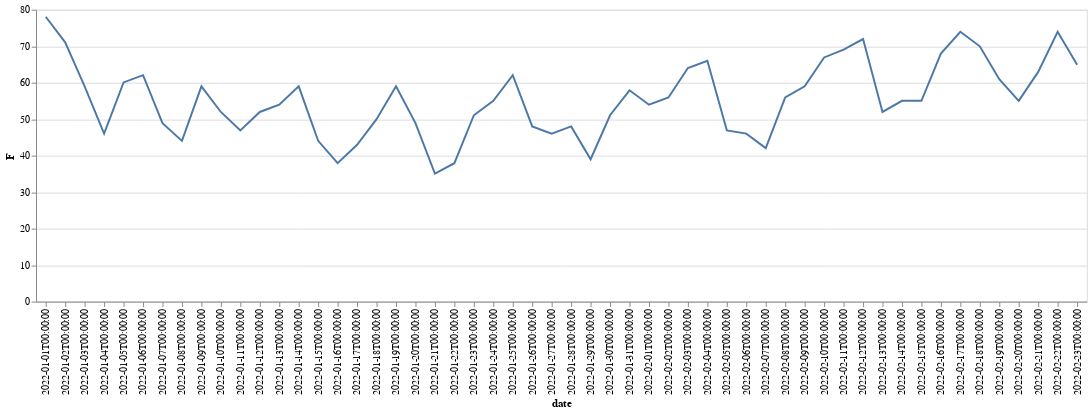

The notebook cell saved with this chart:
### Code cell
alt.Chart(df_temp).mark_line().encode(
    x='date',
    y='F'
)

### Figure 1 — Vega-Lite specification as saved in the notebook (floating-point values rounded to 4 significant figures)
{"config": {"view": {"continuousWidth": 400, "continuousHeight": 300}}, "data": {"name": "data-48c93a0a8fda84cf030733612e9b763d"}, "mark": "line", "encoding": {"x": {"field": "date", "type": "nominal"}, "y": {"field": "F", "type": "quantitative"}}, "$schema": "https://vega.github.io/schema/vega-lite/v4.17.0.json", "datasets": {"data-48c93a0a8fda84cf030733612e9b763d": [{"date": "2022-01-01T00:00:00", "datatype": "TMAX", "station": "GHCND:USW00013881", "attributes": ",,W,2400", "value": 25.6, "F": 78.08}, {"date": "2022-01-02T00:00:00", "datatype": "TMAX", "station": "GHCND:USW00013881", "attributes": ",,W,2400", "value": 21.7, "F": 71.06}, {"date": "2022-01-03T00:00:00", "datatype": "TMAX", "station": "GHCND:USW00013881", "attributes": ",,W,2400", "value": 15.0, "F": 59.0}, {"date": "2022-01-04T00:00:00", "datatype": "TMAX", "station": "GHCND:USW00013881", "attributes": ",,W,2400", "value": 7.8, "F": 46.04}, {"date": "2022-01-05T00:00:00", "datatype": "TMAX", "station": "GHCND:USW00013881", "attributes": ",,W,2400", "value": 15.6, "F": 60.08}, {"date": "2022-01-06T00:00:00", "datatype": "TMAX", "station": "GHCND:USW00013881", "attributes": ",,W,2400", "value": 16.7, "F": 62.06}, {"date": "2022-01-07T00:00:00", "datatype": "TMAX", "station": "GHCND:USW00013881", "attributes": ",,W,2400", "value": 9.4, "F": 48.92}, {"date": "2022-01-08T00:00:00", "datatype": "TMAX", "station": "GHCND:USW00013881", "attributes": ",,W,2400", "value": 6.7, "F": 44.06}, {"date": "2022-01-09T00:00:00", "datatype": "TMAX", "station": "GHCND:USW00013881", "attributes": ",,W,2400", "value": 15.0, "F": 59.0}, {"date": "2022-01-10T00:00:00", "datatype": "TMAX", "station": "GHCND:USW00013881", "attributes": ",,W,2400", "value": 11.1, "F": 51.98}, {"date": "2022-01-11T00:00:00", "datatype": "TMAX", "station": "GHCND:USW00013881", "attributes": ",,W,2400", "value": 8.3, "F": 46.94}, {"date": "2022-01-12T00:00:00", "datatype": "TMAX", "station": "GHCND:USW00013881", "attributes": ",,W,2400", "value": 11.1, "F": 51.98}, {"date": "2022-01-13T00:00:00", "datatype": "TMAX", "station": "GHCND:USW00013881", "attributes": ",,W,2400", "value": 12.2, "F": 53.96}, {"date": "2022-01-14T00:00:00", "datatype": "TMAX", "station": "GHCND:USW00013881", "attributes": ",,W,2400", "value": 15.0, "F": 59.0}, {"date": "2022-01-15T00:00:00", "datatype": "TMAX", "station": "GHCND:USW00013881", "attributes": ",,W,2400", "value": 6.7, "F": 44.06}, {"date": "2022-01-16T00:00:00", "datatype": "TMAX", "station": "GHCND:USW00013881", "attributes": ",,W,2400", "value": 3.3, "F": 37.94}, {"date": "2022-01-17T00:00:00", "datatype": "TMAX", "station": "GHCND:USW00013881", "attributes": ",,W,2400", "value": 6.1, "F": 42.98}, {"date": "2022-01-18T00:00:00", "datatype": "TMAX", "station": "GHCND:USW00013881", "attributes": ",,W,2400", "value": 10.0, "F": 50.0}, {"date": "2022-01-19T00:00:00", "datatype": "TMAX", "station": "GHCND:USW00013881", "attributes": ",,W,2400", "value": 15.0, "F": 59.0}, {"date": "2022-01-20T00:00:00", "datatype": "TMAX", "station": "GHCND:USW00013881", "attributes": ",,W,2400", "value": 9.4, "F": 48.92}, {"date": "2022-01-21T00:00:00", "datatype": "TMAX", "station": "GHCND:USW00013881", "attributes": ",,W,2400", "value": 1.7, "F": 35.06}, {"date": "2022-01-22T00:00:00", "datatype": "TMAX", "station": "GHCND:USW00013881", "attributes": ",,W,2400", "value": 3.3, "F": 37.94}, {"date": "2022-01-23T00:00:00", "datatype": "TMAX", "station": "GHCND:USW00013881", "attributes": ",,W,2400", "value": 10.6, "F": 51.08}, {"date": "2022-01-24T00:00:00", "datatype": "TMAX", "station": "GHCND:USW00013881", "attributes": ",,W,2400", "value": 12.8, "F": 55.04}, {"date": "2022-01-25T00:00:00", "datatype": "TMAX", "station": "GHCND:USW00013881", "attributes": ",,W,2400", "value": 16.7, "F": 62.06}, {"date": "2022-01-26T00:00:00", "datatype": "TMAX", "station": "GHCND:USW00013881", "attributes": ",,W,2400", "value": 8.9, "F": 48.02}, {"date": "2022-01-27T00:00:00", "datatype": "TMAX", "station": "GHCND:USW00013881", "attributes": ",,W,2400", "value": 7.8, "F": 46.04}, {"date": "2022-01-28T00:00:00", "datatype": "TMAX", "station": "GHCND:USW00013881", "attributes": ",,W,2400", "value": 8.9, "F": 48.02}, {"date": "2022-01-29T00:00:00", "datatype": "TMAX", "station": "GHCND:USW00013881", "attributes": ",,W,2400", "value": 3.9, "F": 39.02}, {"date": "2022-01-30T00:00:00", "datatype": "TMAX", "station": "GHCND:USW00013881", "attributes": ",,W,2400", "value": 10.6, "F": 51.08}, {"date": "2022-01-31T00:00:00", "datatype": "TMAX", "station": "GHCND:USW00013881", "attributes": ",,W,2400", "value": 14.4, "F": 57.92}, {"date": "2022-02-01T00:00:00", "datatype": "TMAX", "station": "GHCND:USW00013881", "attributes": ",,W,2400", "value": 12.2, "F": 53.96}, {"date": "2022-02-02T00:00:00", "datatype": "TMAX", "station": "GHCND:USW00013881", "attributes": ",,W,2400", "value": 13.3, "F": 55.94}, {"date": "2022-02-03T00:00:00", "datatype": "TMAX", "station": "GHCND:USW00013881", "attributes": ",,W,2400", "value": 17.8, "F": 64.04}, {"date": "2022-02-04T00:00:00", "datatype": "TMAX", "station": "GHCND:USW00013881", "attributes": ",,W,2400", "value": 18.9, "F": 66.02}, {"date": "2022-02-05T00:00:00", "datatype": "TMAX", "station": "GHCND:USW00013881", "attributes": ",,W,2400", "value": 8.3, "F": 46.94}, {"date": "2022-02-06T00:00:00", "datatype": "TMAX", "station": "GHCND:USW00013881", "attributes": ",,W,2400", "value": 7.8, "F": 46.04}, {"date": "2022-02-07T00:00:00", "datatype": "TMAX", "station": "GHCND:USW00013881", "attributes": ",,W,2400", "value": 5.6, "F": 42.08}, {"date": "2022-02-08T00:00:00", "datatype": "TMAX", "station": "GHCND:USW00013881", "attributes": ",,W,2400", "value": 13.3, "F": 55.94}, {"date": "2022-02-09T00:00:00", "datatype": "TMAX", "station": "GHCND:USW00013881", "attributes": ",,W,2400", "value": 15.0, "F": 59.0}, {"date": "2022-02-10T00:00:00", "datatype": "TMAX", "station": "GHCND:USW00013881", "attributes": ",,W,2400", "value": 19.4, "F": 66.92}, {"date": "2022-02-11T00:00:00", "datatype": "TMAX", "station": "GHCND:USW00013881", "attributes": ",,W,2400", "value": 20.6, "F": 69.08}, {"date": "2022-02-12T00:00:00", "datatype": "TMAX", "station": "GHCND:USW00013881", "attributes": ",,W,2400", "value": 22.2, "F": 71.96}, {"date": "2022-02-13T00:00:00", "datatype": "TMAX", "station": "GHCND:USW00013881", "attributes": ",,W,2400", "value": 11.1, "F": 51.98}, {"date": "2022-02-14T00:00:00", "datatype": "TMAX", "station": "GHCND:USW00013881", "attributes": ",,W,2400", "value": 12.8, "F": 55.04}, {"date": "2022-02-15T00:00:00", "datatype": "TMAX", "station": "GHCND:USW00013881", "attributes": ",,W,2400", "value": 12.8, "F": 55.04}, {"date": "2022-02-16T00:00:00", "datatype": "TMAX", "station": "GHCND:USW00013881", "attributes": ",,W,2400", "value": 20.0, "F": 68.0}, {"date": "2022-02-17T00:00:00", "datatype": "TMAX", "station": "GHCND:USW00013881", "attributes": ",,W,2400", "value": 23.3, "F": 73.94}, {"date": "2022-02-18T00:00:00", "datatype": "TMAX", "station": "GHCND:USW00013881", "attributes": ",,W,2400", "value": 21.1, "F": 69.98}, {"date": "2022-02-19T00:00:00", "datatype": "TMAX", "station": "GHCND:USW00013881", "attributes": ",,W,2400", "value": 16.1, "F": 60.98}, {"date": "2022-02-20T00:00:00", "datatype": "TMAX", "station": "GHCND:USW00013881", "attributes": ",,W,2400", "value": 12.8, "F": 55.04}, {"date": "2022-02-21T00:00:00", "datatype": "TMAX", "station": "GHCND:USW00013881", "attributes": ",,W,2400", "value": 17.2, "F": 62.96}, {"date": "2022-02-22T00:00:00", "datatype": "TMAX", "station": "GHCND:USW00013881", "attributes": ",,W,2400", "value": 23.3, "F": 73.94}, {"date": "2022-02-23T00:00:00", "datatype": "TMAX", "station": "GHCND:USW00013881", "attributes": ",,W,2400", "value": 18.3, "F": 64.94}]}}
